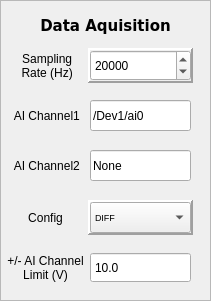
   <widget class="QFrame" name="frame_5">
    <property name="geometry">
     <rect>
      <x>20</x>
      <y>210</y>
      <width>211</width>
      <height>301</height>
     </rect>
    </property>
    <property name="frameShape">
     <enum>QFrame::StyledPanel</enum>
    </property>
    <property name="frameShadow">
     <enum>QFrame::Sunken</enum>
    </property>
    <widget class="QDoubleSpinBox" name="ai_limit_box">
     <property name="geometry">
      <rect>
       <x>90</x>
       <y>252</y>
       <width>101</width>
       <height>31</height>
      </rect>
     </property>
     <property name="toolTip">
      <string>Voltage limit of analog input</string>
     </property>
     <property name="buttonSymbols">
      <enum>QAbstractSpinBox::NoButtons</enum>
     </property>
     <property name="decimals">
      <number>1</number>
     </property>
     <property name="minimum">
      <double>0.100000000000000</double>
     </property>
     <property name="maximum">
      <double>10.000000000000000</double>
     </property>
     <property name="value">
      <double>10.000000000000000</double>
     </property>
    </widget>
    <widget class="QLabel" name="label_18">
     <property name="geometry">
      <rect>
       <x>0</x>
       <y>10</y>
       <width>211</width>
       <height>31</height>
      </rect>
     </property>
     <property name="font">
      <font>
       <family>Verdana</family>
       <pointsize>11</pointsize>
       <weight>75</weight>
       <bold>true</bold>
      </font>
     </property>
     <property name="text">
      <string>Data Aquisition</string>
     </property>
     <property name="alignment">
      <set>Qt::AlignCenter</set>
     </property>
    </widget>
    <widget class="QLabel" name="label_15">
     <property name="geometry">
      <rect>
       <x>0</x>
       <y>150</y>
       <width>91</width>
       <height>31</height>
      </rect>
     </property>
     <property name="toolTip">
      <string>Analog input channel of nidaq device. 
Only use if reading from two channels</string>
     </property>
     <property name="text">
      <string> AI Channel2</string>
     </property>
     <property name="alignment">
      <set>Qt::AlignCenter</set>
     </property>
    </widget>
    <widget class="QLineEdit" name="ai_channel2_box">
     <property name="geometry">
      <rect>
       <x>90</x>
       <y>150</y>
       <width>101</width>
       <height>31</height>
      </rect>
     </property>
     <property name="toolTip">
      <string>Analog input channel of nidaq device. 
Only use if reading from two channels</string>
     </property>
     <property name="text">
      <string>None</string>
     </property>
    </widget>
    <widget class="QLineEdit" name="ai_channel_box">
     <property name="geometry">
      <rect>
       <x>90</x>
       <y>100</y>
       <width>101</width>
       <height>31</height>
      </rect>
     </property>
     <property name="toolTip">
      <string>Analog input channel of nidaq device</string>
     </property>
     <property name="text">
      <string>/Dev1/ai0</string>
     </property>
    </widget>
    <widget class="QFrame" name="frame_11">
     <property name="geometry">
      <rect>
       <x>88</x>
       <y>48</y>
       <width>105</width>
       <height>35</height>
      </rect>
     </property>
     <property name="frameShape">
      <enum>QFrame::Panel</enum>
     </property>
     <property name="frameShadow">
      <enum>QFrame::Raised</enum>
     </property>
     <property name="lineWidth">
      <number>2</number>
     </property>
     <property name="midLineWidth">
      <number>1</number>
     </property>
    </widget>
    <widget class="QComboBox" name="config_combo">
     <property name="geometry">
      <rect>
       <x>90</x>
       <y>202</y>
       <width>101</width>
       <height>31</height>
      </rect>
     </property>
     <property name="font">
      <font>
       <pointsize>7</pointsize>
      </font>
     </property>
     <property name="toolTip">
      <string>Terminal configuration</string>
     </property>
     <item>
      <property name="text">
       <string>DIFF</string>
      </property>
     </item>
     <item>
      <property name="text">
       <string>NRSE</string>
      </property>
     </item>
     <item>
      <property name="text">
       <string>RSE</string>
      </property>
     </item>
    </widget>
    <widget class="QSpinBox" name="rate_spinner">
     <property name="geometry">
      <rect>
       <x>90</x>
       <y>50</y>
       <width>101</width>
       <height>31</height>
      </rect>
     </property>
     <property name="toolTip">
      <string>Frequency of data aquisition</string>
     </property>
     <property name="minimum">
      <number>500</number>
     </property>
     <property name="maximum">
      <number>1000000</number>
     </property>
     <property name="singleStep">
      <number>1000</number>
     </property>
     <property name="value">
      <number>20000</number>
     </property>
    </widget>
    <widget class="QFrame" name="frame_8">
     <property name="geometry">
      <rect>
       <x>88</x>
       <y>200</y>
       <width>105</width>
       <height>35</height>
      </rect>
     </property>
     <property name="frameShape">
      <enum>QFrame::Panel</enum>
     </property>
     <property name="frameShadow">
      <enum>QFrame::Raised</enum>
     </property>
     <property name="lineWidth">
      <number>2</number>
     </property>
     <property name="midLineWidth">
      <number>1</number>
     </property>
    </widget>
    <widget class="QLabel" name="label_5">
     <property name="geometry">
      <rect>
       <x>0</x>
       <y>202</y>
       <width>91</width>
       <height>31</height>
      </rect>
     </property>
     <property name="toolTip">
      <string>Terminal configuration</string>
     </property>
     <property name="text">
      <string>Config</string>
     </property>
     <property name="alignment">
      <set>Qt::AlignCenter</set>
     </property>
    </widget>
    <widget class="QLabel" name="label_3">
     <property name="geometry">
      <rect>
       <x>0</x>
       <y>100</y>
       <width>91</width>
       <height>31</height>
      </rect>
     </property>
     <property name="toolTip">
      <string>Analog input channel of nidaq device</string>
     </property>
     <property name="text">
      <string> AI Channel1</string>
     </property>
     <property name="alignment">
      <set>Qt::AlignCenter</set>
     </property>
    </widget>
    <widget class="QLabel" name="label_8">
     <property name="geometry">
      <rect>
       <x>0</x>
       <y>252</y>
       <width>91</width>
       <height>31</height>
      </rect>
     </property>
     <property name="toolTip">
      <string>Voltage limit of analog input</string>
     </property>
     <property name="text">
      <string>+/- AI Channel
Limit (V)</string>
     </property>
     <property name="alignment">
      <set>Qt::AlignCenter</set>
     </property>
    </widget>
    <widget class="QLabel" name="label">
     <property name="geometry">
      <rect>
       <x>0</x>
       <y>50</y>
       <width>91</width>
       <height>31</height>
      </rect>
     </property>
     <property name="toolTip">
      <string>Frequency of data aquisition</string>
     </property>
     <property name="text">
      <string> Sampling 
 Rate (Hz)</string>
     </property>
     <property name="alignment">
      <set>Qt::AlignCenter</set>
     </property>
    </widget>
    <zorder>frame_8</zorder>
    <zorder>ai_limit_box</zorder>
    <zorder>label_18</zorder>
    <zorder>label_15</zorder>
    <zorder>ai_channel2_box</zorder>
    <zorder>ai_channel_box</zorder>
    <zorder>frame_11</zorder>
    <zorder>config_combo</zorder>
    <zorder>rate_spinner</zorder>
    <zorder>label_5</zorder>
    <zorder>label_3</zorder>
    <zorder>label_8</zorder>
    <zorder>label</zorder>
   </widget>
